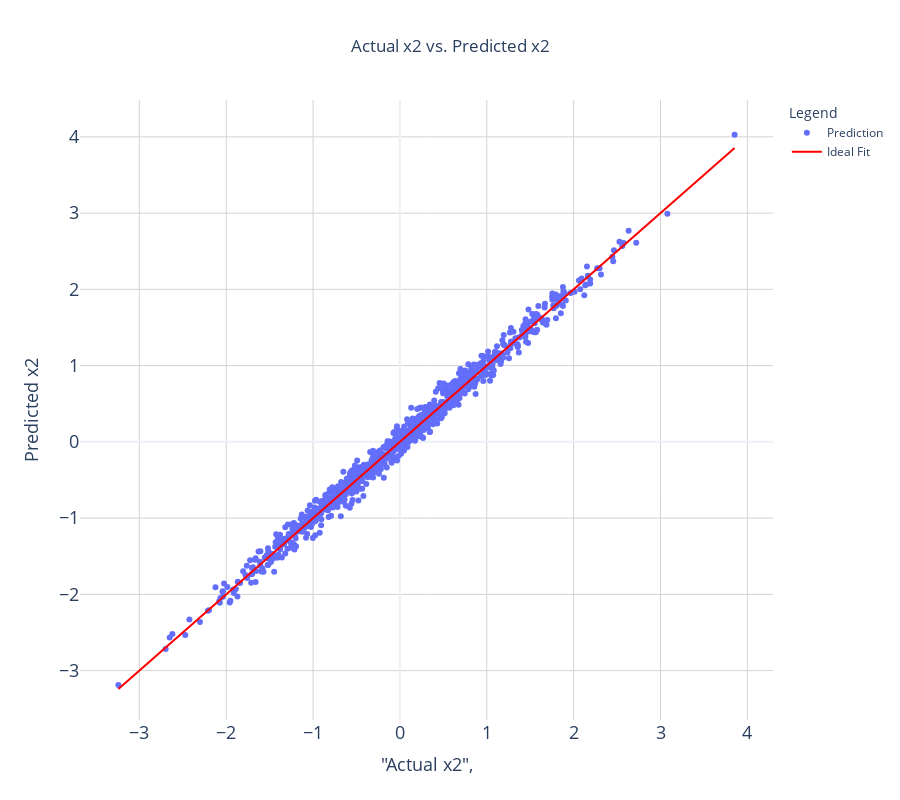

Notebook code cell kept with this figure:
### Code cell
import plotly.graph_objects as go
import numpy as np



np.random.seed(42)
actual_x2 = np.random.normal(0, 1, 1000)  # Mock actual x2
predicted_x2 = actual_x2 + np.random.normal(0, 0.1, 1000)  # Mock predictions with some noise


fig = go.Figure()
fig.add_trace(go.Scatter(x=actual_x2, y=predicted_x2, mode='markers', name='Prediction'))
fig.add_trace(go.Scatter(x=actual_x2, y=actual_x2, mode='lines', name='Ideal Fit', line=dict(color='red')))

fig.update_layout(
    title="Actual x2 vs. Predicted x2",

    xaxis=dict(
        title='"Actual x2",',
        # type='log',
        title_font=dict(size=18),
        tickfont=dict(size=18),
        showgrid=True,
        gridcolor='lightgrey'
    ),

    yaxis=dict(
        title="Predicted x2",
        # type='log',
        title_font=dict(size=18),
        tickfont=dict(size=18),
        showgrid=True,
        gridcolor='lightgrey'
    ),

    legend_title="Legend",
    width=900, height=800,
    title_x=0.5,
    title_y=0.95,
    template='plotly_white'
)

fig.show()

### Figure 1 — Plotly figure (JSON) as saved in the notebook; plotly's stock layout.template omitted (floating-point values rounded to 4 significant figures; data arrays with more than 128 entries replaced by an {"elided": "..."} marker saying what was removed)
{"data": [{"mode": "markers", "name": "Prediction", "type": "scatter", "x": {"elided": "1000 float values"}, "y": {"elided": "1000 float values"}}, {"line": {"color": "red"}, "mode": "lines", "name": "Ideal Fit", "type": "scatter", "x": {"elided": "1000 float values"}, "y": {"elided": "1000 float values"}}], "layout": {"height": 800, "legend": {"title": {"text": "Legend"}}, "title": {"text": "Actual x2 vs. Predicted x2", "x": 0.5, "y": 0.95}, "width": 900, "xaxis": {"gridcolor": "lightgrey", "showgrid": true, "tickfont": {"size": 18}, "title": {"font": {"size": 18}, "text": "\"Actual x2\","}}, "yaxis": {"gridcolor": "lightgrey", "showgrid": true, "tickfont": {"size": 18}, "title": {"font": {"size": 18}, "text": "Predicted x2"}}}}
